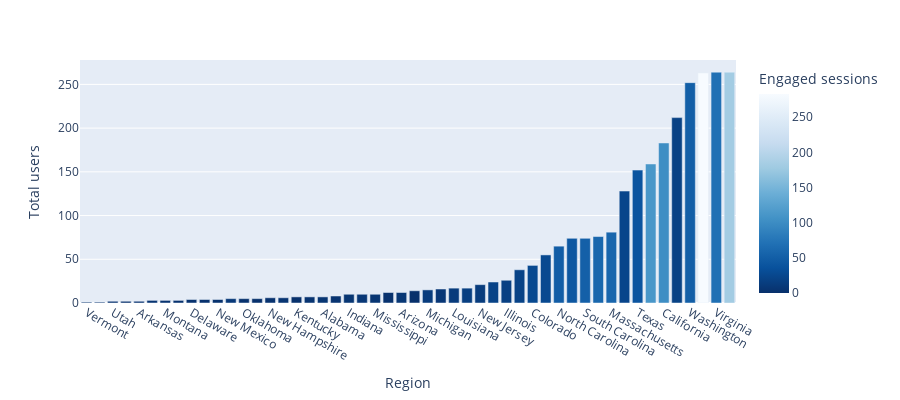

Notebook source saved alongside this figure:
### Markdown cell above
2. Sort values in ascending order by number of users and build bar chart of US states by total number of users

### Code cell
# Sort values in ascending order by number of users
df.sort_values(by='Total users', inplace=True)

#df.sort_values(by= 'Total users', inplace=True)
# Use this for the socio coris data
df = df[df.Region != '(not set)']

# Build bar chart for socio coris data
fig = px.bar(df, x='Region', y='Total users',
             hover_data=['Region','Engagement rate','Engaged sessions','Total users','Views','Average session duration'], color='Engaged sessions', color_continuous_scale=px.colors.sequential.Blues_r, 
             height=400).update_xaxes(categoryorder="total ascending")
#Build bar chart for NCRMP data
#fig = px.bar(df, x='Region', y='Users',
#             hover_data=['Users','Engaged sessions','Engagement rate','Average engagement time'], color='Users',
#             height=400)

#fig.update_layout({'plot_bgcolor': 'rgba(0,0,0,0)','paper_bgcolor': 'rgba(0,0,0,0)',
#})
#fig.update_layout(font_color="white")
fig.show()

### Figure 1 — Plotly figure (JSON) as saved in the notebook; plotly's stock layout.template omitted (floating-point values rounded to 4 significant figures; data arrays with more than 128 entries replaced by an {"elided": "..."} marker saying what was removed)
{"data": [{"alignmentgroup": "True", "customdata": {"elided": "50x4 float values"}, "hovertemplate": "Region=%{x}<br>Total users=%{y}<br>Engagement rate=%{customdata[0]}<br>Engaged sessions=%{marker.color}<br>Views=%{customdata[2]}<br>Average session duration=%{customdata[3]}<extra></extra>", "legendgroup": "", "marker": {"color": [1, 0, 2, 0, 2, 4, 3, 2, 3, 2, 2, 10, 2, 1, 3, 5, 1, 4, 6, 4, 6, 8, 6, 2, 7, 0, 13, 8, 12, 16, 13, 20, 17, 20, 27, 27, 49, 42, 52, 60, 59, 23, 39, 112, 102, 19, 51, 283, 70, 181], "coloraxis": "coloraxis", "pattern": {"shape": ""}}, "name": "", "offsetgroup": "", "orientation": "v", "showlegend": false, "textposition": "auto", "type": "bar", "x": ["Vermont", "North Dakota", "Utah", "West Virginia", "Arkansas", "Idaho", "Montana", "Rhode Island", "Delaware", "Nevada", "New Mexico", "Nebraska", "Oklahoma", "Alaska", "New Hampshire", "Maine", "Kentucky", "Connecticut", "Alabama", "Tennessee", "Indiana", "Missouri", "Mississippi", "Wisconsin", "Arizona", "Kansas", "Michigan", "Ohio", "Louisiana", "Minnesota", "New Jersey", "Pennsylvania", "Illinois", "Georgia", "Colorado", "Oregon", "North Carolina", "New York", "South Carolina", "District of Columbia", "Massachusetts", "Iowa", "Texas", "Hawaii", "California", "Wyoming", "Washington", "Maryland", "Virginia", "Florida"], "xaxis": "x", "y": [1, 1, 2, 2, 2, 3, 3, 3, 4, 4, 4, 5, 5, 5, 6, 6, 7, 7, 7, 8, 10, 10, 10, 12, 12, 14, 15, 16, 17, 17, 21, 24, 26, 38, 43, 55, 65, 74, 74, 76, 81, 128, 152, 159, 183, 212, 252, 263, 264, 264], "yaxis": "y"}], "layout": {"barmode": "relative", "coloraxis": {"colorbar": {"title": {"text": "Engaged sessions"}}, "colorscale": [[0, "rgb(8,48,107)"], [0.125, "rgb(8,81,156)"], [0.25, "rgb(33,113,181)"], [0.375, "rgb(66,146,198)"], [0.5, "rgb(107,174,214)"], [0.625, "rgb(158,202,225)"], [0.75, "rgb(198,219,239)"], [0.875, "rgb(222,235,247)"], [1, "rgb(247,251,255)"]]}, "height": 400, "legend": {"tracegroupgap": 0}, "margin": {"t": 60}, "xaxis": {"anchor": "y", "categoryorder": "total ascending", "domain": [0, 1], "title": {"text": "Region"}}, "yaxis": {"anchor": "x", "domain": [0, 1], "title": {"text": "Total users"}}}}
